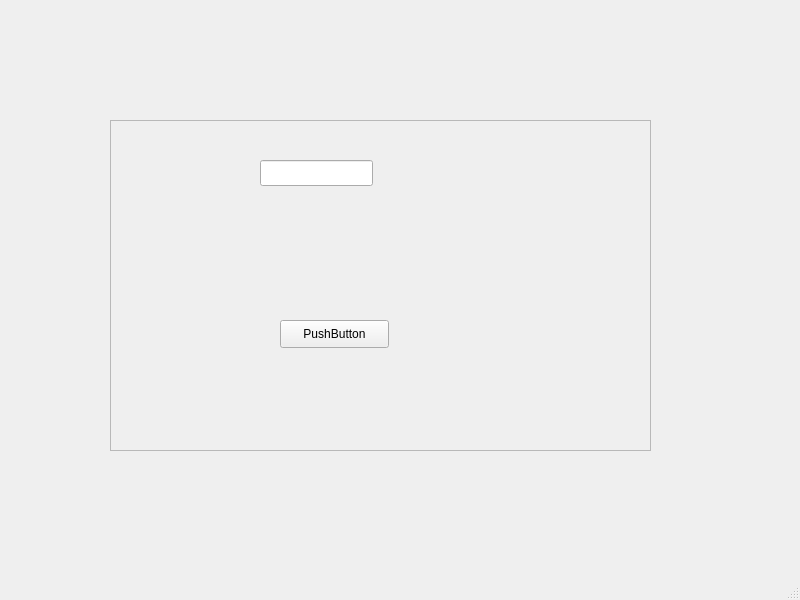
<?xml version="1.0" encoding="UTF-8"?>
<ui version="4.0">
 <class>aaaa</class>
 <widget class="QMainWindow" name="aaaa">
  <property name="geometry">
   <rect>
    <x>0</x>
    <y>0</y>
    <width>800</width>
    <height>600</height>
   </rect>
  </property>
  <property name="windowTitle">
   <string>MainWindow</string>
  </property>
  <widget class="QWidget" name="centralwidget">
   <widget class="QFrame" name="frame">
    <property name="geometry">
     <rect>
      <x>110</x>
      <y>120</y>
      <width>541</width>
      <height>331</height>
     </rect>
    </property>
    <property name="frameShape">
     <enum>QFrame::StyledPanel</enum>
    </property>
    <property name="frameShadow">
     <enum>QFrame::Raised</enum>
    </property>
    <widget class="QLineEdit" name="lineEdit">
     <property name="geometry">
      <rect>
       <x>150</x>
       <y>40</y>
       <width>113</width>
       <height>26</height>
      </rect>
     </property>
    </widget>
    <widget class="QPushButton" name="pushButton">
     <property name="geometry">
      <rect>
       <x>170</x>
       <y>200</y>
       <width>109</width>
       <height>28</height>
      </rect>
     </property>
     <property name="text">
      <string>PushButton</string>
     </property>
    </widget>
   </widget>
  </widget>
  <widget class="QMenuBar" name="menubar">
   <property name="geometry">
    <rect>
     <x>0</x>
     <y>0</y>
     <width>800</width>
     <height>26</height>
    </rect>
   </property>
  </widget>
  <widget class="QStatusBar" name="statusbar"/>
 </widget>
 <resources/>
 <connections/>
</ui>
